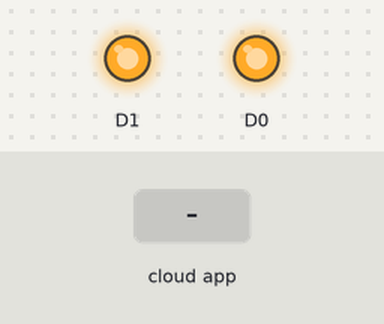
This sketch was run on a simulated ESP8266 (NodeMCU). On the bench: output pins drawn as LEDs (lit = HIGH). Inputs (shaded band) come from the test bench. WiFi joins after 1.5 s; servers stay silent unless stated; no MQTT or app messages arrive unless stated; what the sketch prints to the serial monitor is not drawn.

Above: at 2.7 s.
2.8 s: the phone or cloud app sets boton_led to ON
At 4.0 s:
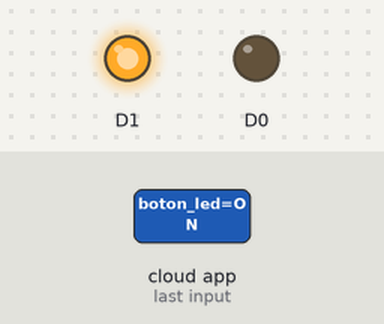
4.3 s: the phone or cloud app sets boton_led2 to ON
At 5.3 s:
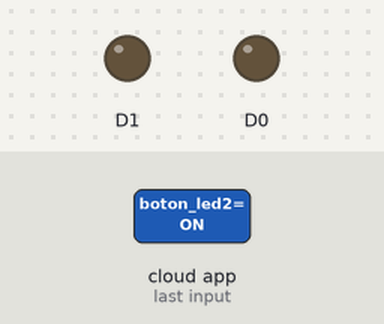
5.8 s: the phone or cloud app sets boton_led to OFF
At 6.6 s:
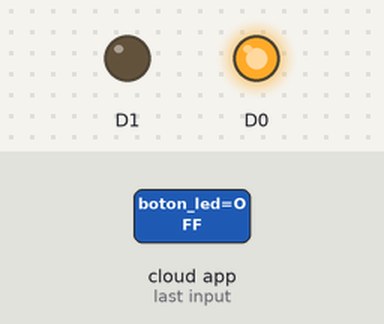
8.8 s: the phone or cloud app sets boton_led2 to OFF
At 9.1 s:
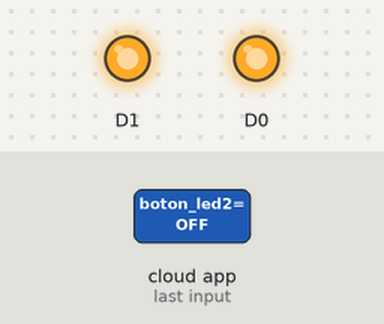
Timing chart, 0 to 11.8 s (numbered marks = the images above; inputs shaded):
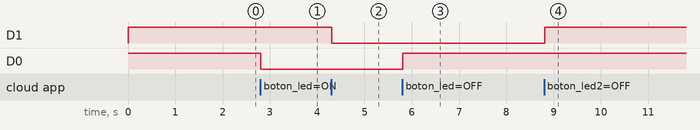

Measured:
- after the input at 2.8 s, D0: HIGH → LOW at once
- after the input at 4.3 s, D1: HIGH → LOW at once
- after the input at 5.8 s, D0: LOW → HIGH at once
- after the input at 8.8 s, D1: LOW → HIGH at once

The sketch:

boton_led2.ino
```cpp
#include <ESP8266WiFi.h>

#include "Adafruit_MQTT.h"

#include "Adafruit_MQTT_Client.h"


/************************* WiFi Access Point *********************************/


#define WLAN_SSID       "TigoWifi bridge"     //your SSID

#define WLAN_PASS       "Yeahjesus9!"         //your password


/************************* Adafruit.io Setup *********************************/


#define AIO_SERVER      "io.adafruit.com"

#define AIO_SERVERPORT  1883                                // use 8883 for SSL

#define AIO_USERNAME  "Jonitox"

#define AIO_KEY       "aio_Fgbv19lP3JqIMXEWN5DACle5OpHN"


/************ Global State (you don't need to change this!) ******************/


// Create an ESP8266 WiFiClient class to connect to the MQTT server.

WiFiClient client;

// or... use WiFiClientSecure for SSL

//WiFiClientSecure client;


// Setup the MQTT client class by passing in the WiFi client and MQTT server and login details.

Adafruit_MQTT_Client mqtt(&client, AIO_SERVER, AIO_SERVERPORT, AIO_USERNAME, AIO_USERNAME, AIO_KEY);


/****************************** Feeds for Publishing***************************************/

// Setup a feed called 'photocell' for publishing.

Adafruit_MQTT_Publish photocell = Adafruit_MQTT_Publish(&mqtt, AIO_USERNAME "/feeds/photocell");


/****************************** Feeds for Subscribing***************************************/

// Setup a feed called 'slider' for subscribing to changes on the slider

Adafruit_MQTT_Subscribe slider = Adafruit_MQTT_Subscribe(&mqtt, AIO_USERNAME "/feeds/slider", MQTT_QOS_1);   //slider is the name of the widget


// Setup a feed called 'onoff' for subscribing to changes to the button

Adafruit_MQTT_Subscribe boton_led = Adafruit_MQTT_Subscribe(&mqtt, AIO_USERNAME "/feeds/boton_led", MQTT_QOS_1);   //boton_led is the name of the widget

Adafruit_MQTT_Subscribe boton_led2 = Adafruit_MQTT_Subscribe(&mqtt, AIO_USERNAME "/feeds/boton_led2", MQTT_QOS_1);   //boton_led is the name of the widget


/*************************** Sketch Code ************************************/


void slidercallback(double x) {

  Serial.print("Hey we're in a slider callback, the slider value is: ");

  Serial.println(x);

}


void boton_ledcallback(char *data, uint16_t len) {

  Serial.print("Hey we're in a onoff callback, the button value is: ");

  Serial.println(data);

  String message = String(data);

      message.trim();

      if (message == "ON") {digitalWrite(D0, LOW);}    //D0 is the I/O port

      if (message == "OFF") {digitalWrite(D0, HIGH);}}


void boton_led2callback(char *data, uint16_t len) {

  Serial.print("Hey we're in a onoff callback, the button value is: ");

  Serial.println(data);

  String message = String(data);

      message.trim();

      if (message == "ON") {digitalWrite(D1, LOW);}    //D0 is the I/O port

      if (message == "OFF") {digitalWrite(D1, HIGH);}}


//*********************************************** SetUp *****************************/

void setup() {

  pinMode(D0, OUTPUT);

  pinMode(D1, OUTPUT);

  Serial.begin(115200);

  digitalWrite(D0, HIGH);

  digitalWrite(D1, HIGH);

  delay(10);

  //****************************************** Connect to WiFi access point.

  Serial.println(); Serial.println();

  Serial.print("Connecting to ");

  Serial.println(WLAN_SSID);


  WiFi.begin(WLAN_SSID, WLAN_PASS);

  while (WiFi.status() != WL_CONNECTED) {

    delay(500);

    Serial.print(".");

  }

  Serial.println();

  Serial.println("WiFi connected");

  Serial.println("IP address: "); Serial.println(WiFi.localIP());

  //********************************************* Callback Functions

  slider.setCallback(slidercallback);

  boton_led.setCallback(boton_ledcallback);

  boton_led2.setCallback(boton_led2callback);


  // Setup MQTT subscription for feed's.

  mqtt.subscribe(&slider);

  mqtt.subscribe(&boton_led);

  mqtt.subscribe(&boton_led2);


}


uint32_t x=0;

//***************************************************** Loop ********************************/

void loop() {

  MQTT_connect();

  mqtt.processPackets(10000);

  if(! mqtt.ping()) {   // ping the server to keep the mqtt connection alive

    mqtt.disconnect();}


// Now we can publish stuff!

  Serial.print(F("\nSending photocell val "));

  Serial.print(x);

  Serial.print("...");

  if (! photocell.publish(x++)) {

    Serial.println(F("Failed"));}

    else {

    Serial.println(F("OK!"));}}


// Function to connect and reconnect as necessary to the MQTT server.

void MQTT_connect() {

  int8_t ret;

  // Stop if already connected.

  if (mqtt.connected()) {

    return;}

  Serial.print("Connecting to MQTT... ");

  uint8_t retries = 3;

  while ((ret = mqtt.connect()) != 0) { // connect will return 0 for connected

       Serial.println(mqtt.connectErrorString(ret));

       Serial.println("Retrying MQTT connection in 10 seconds...");

       mqtt.disconnect();

       delay(10000);  // wait 10 seconds

       retries--;

       if (retries == 0) {       // basically die and wait for WDT to reset me

         while (1);}}

  Serial.println("MQTT Connected!");}
```
